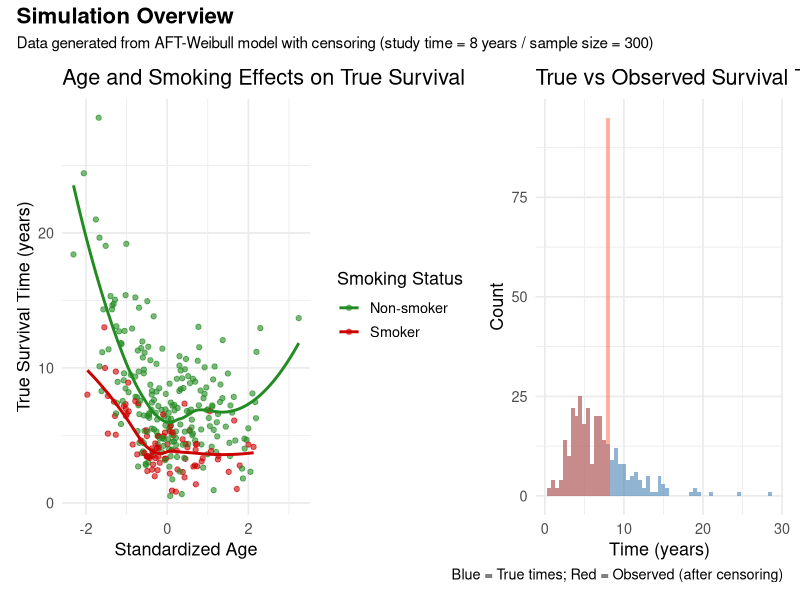
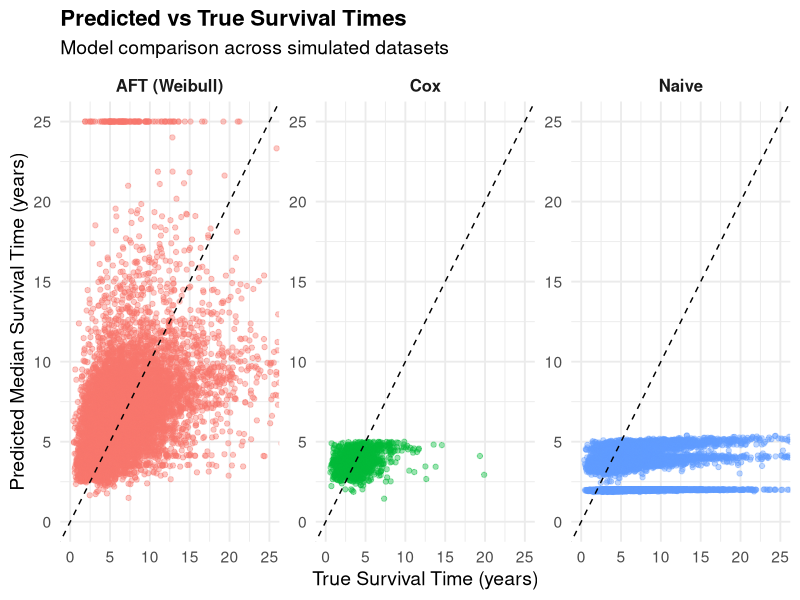
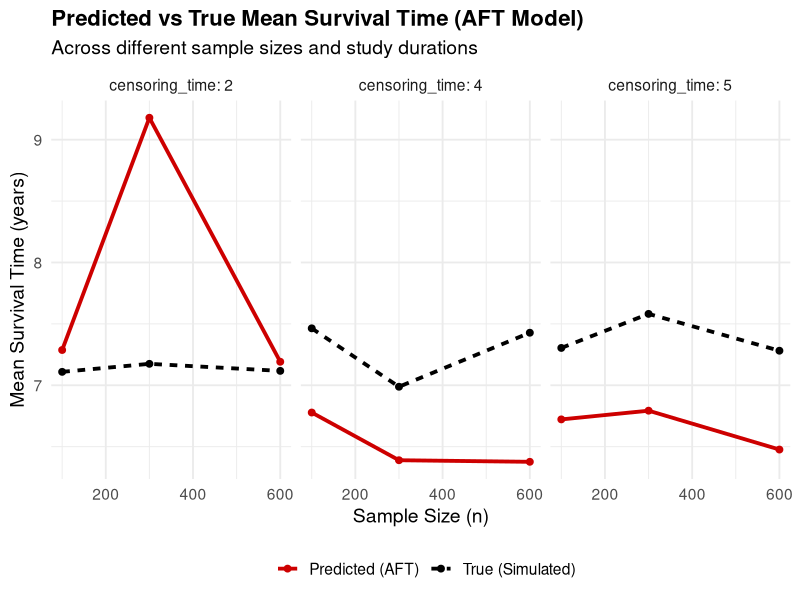
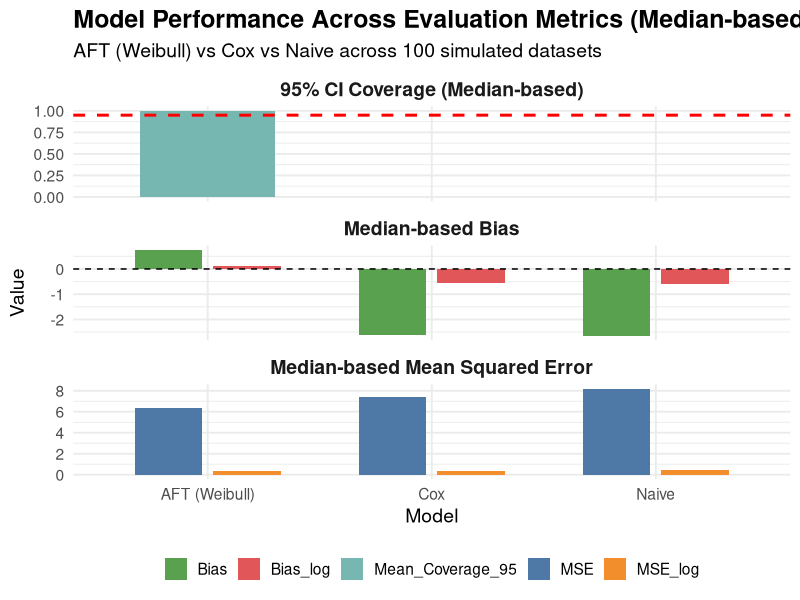
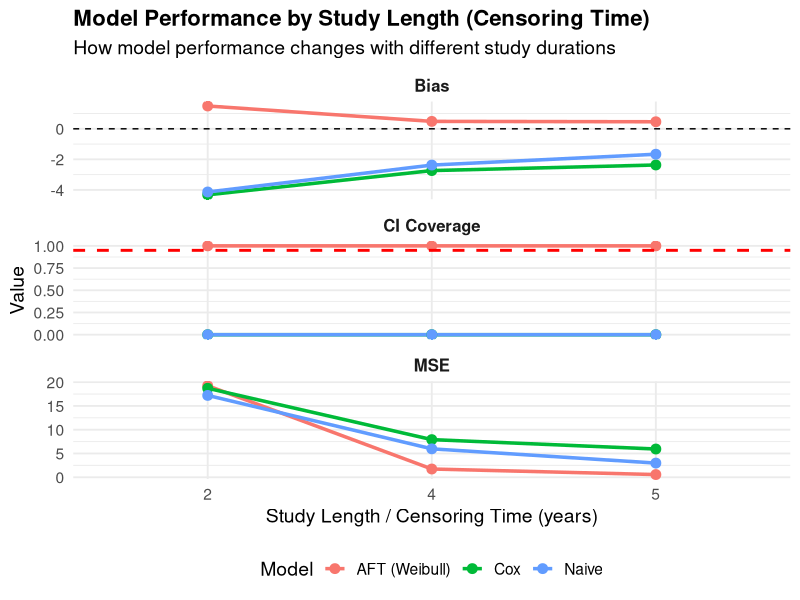

R code for these plots, in order:
# AFT Weibull Simulation with Multiple Sample Sizes and Censoring Schemes
# Model: T = T_0 * exp(η_AFT) where T_0 ~ Weibull(shape=α, scale=β)
# η_AFT = b_age * age_binary + b_smoker * smoker + b_sex * sex

library(dplyr)
library(tidyr)
library(survival)
library(purrr)
library(ggplot2)
library(patchwork)

### 1. Generate the data
set.seed(3456)

# Sample sizes to generate
n_points <- c(100, 300, 600)

# Censoring times (study end dates) #Chronic Non-Communicable Diseases
time1 <- 2 # years
time2 <- 4 # years  
time3 <- 5 # years
censoring_times <- c(time1, time2, time3)

# AFT Weibull parameters
alpha <- 3 # Weibull shape parameter
L_med <- 6  # Desired median lifetime for baseline group (years)
beta <- L_med / (log(2))^(1 / alpha)  # Weibull scale parameter

# AFT coefficients
b_age <- -0.25                 # Age effect
b_age2   <- 0.15 
b_smoker <- -0.6              # Smoking effect
b_sex <- 0.2                 # Sex effect

# Generate the data
gen_data <- function(n) {
  age_raw <- rnorm(n, 70, 10) #mean = 70, sd = 10
  age_std <- (age_raw - 70) / 10
  smoker  <- rbinom(n, 1, 0.3) #binary, with 30% split randomly (30% = 1 = smoker)
  sex     <- rbinom(n, 1, 0.5) #binary, with 50% split randomly
  
  # Model with parameters  
  lp <- b_age * age_std + b_age2 * (age_std^2) + b_smoker * smoker + b_sex * sex
  
  # Baseline Weibull
  T0 <- rweibull(n, shape = alpha, scale = beta)
  
  # Model with weibull baseline
  true_time <- T0 * exp(lp)
  
  # Data frame
  data.frame(
    age_std  = age_std,
    age_std2 = age_std^2,
    smoker   = smoker,
    sex      = sex,
    true_time = true_time
  )
}

# Apply censoring -> ctime = study time
apply_censoring <- function(true_time, ctime) {
  time_obs  <- pmin(true_time, ctime)
  event_obs <- as.numeric(true_time <= ctime)
  data.frame(
    time_obs = time_obs,
    event_obs = event_obs,
    censoring_rate = 1 - mean(event_obs) # mean() -> percent of event happening
  )
}

# Show an example of generated data
set.seed(123)
#example
n <- 300
ctime <- 8
#from generated data
example_df <- gen_data(n)
censored_df <- apply_censoring(example_df$true_time, ctime)
example_data <- cbind(example_df, censored_df)

# Table for example
print(head(example_data, 10))

# p1: Age vs True survival time
p1 <- ggplot(example_data, aes(x = age_std, y = true_time, color = factor(smoker))) +
  geom_point(alpha = 0.6) +
  geom_smooth(method = "loess", se = FALSE) +
  scale_color_manual(values = c("forestgreen", "red3"),
                     labels = c("Non-smoker", "Smoker")) +
  labs(
    title = "Age and Smoking Effects on True Survival",
    x = "Standardized Age", y = "True Survival Time (years)",
    color = "Smoking Status"
  ) +
  theme_minimal(base_size = 13)

# p2: True vs Observed survival times
p2 <- ggplot(example_data, aes(x = true_time)) +
  geom_histogram(binwidth = 0.5, fill = "steelblue", alpha = 0.6) +
  geom_histogram(aes(x = time_obs), binwidth = 0.5, fill = "tomato", alpha = 0.5) +
  labs(
    title = "True vs Observed Survival Times",
    x = "Time (years)", y = "Count",
    caption = "Blue = True times; Red = Observed (after censoring)"
  ) +
  theme_minimal(base_size = 13)

# Simulation Overview
overview_plot <- (p1 | p2) +
  plot_annotation(
    title = "Simulation Overview",
    subtitle = "Data generated from AFT-Weibull model with censoring (study time = 8 years / sample size = 300)",
    theme = theme(plot.title = element_text(size = 16, face = "bold"))
  )

overview_plot



### 2. Run simulation
n_datasets <- 100
datasets <- list()

for (i in 1:n_datasets) {
  n     <- sample(n_points, 1)
  ctime <- sample(censoring_times, 1)
  df  <- gen_data(n)
  cen <- apply_censoring(df$true_time, ctime)
  datasets[[paste0("dataset_", i)]] <- cbind(
    df,
    cen,
    n_points = n,
    censoring_time = ctime
  )
}

cat("datasets:", length(datasets), "\n")



### 3. Model Comparison
all_preds <- list()

for (dname in names(datasets)) {
  dat <- datasets[[dname]]
  if (sum(dat$event_obs) < 5) next
  
  # Split trainning set and test set
  set.seed(123)
  idx   <- sample(1:nrow(dat), floor(0.7 * nrow(dat))) # 0.7/0.3
  train <- dat[idx, ]
  test  <- dat[-idx, ]
  
  ## AFT model (Weibull)
  aft_fit <- tryCatch(
    survreg(
      Surv(time_obs, event_obs) ~ age_std + smoker + sex,
      data = train,
      dist = "weibull"
    ),
    error = function(e) NULL
  )
  
  aft_pred <- if (!is.null(aft_fit)) {
    predict(aft_fit, newdata = test, type = "quantile", p = 0.5)
  } else rep(NA_real_, nrow(test)) # predict the median survival time
  
  aft_pred_cap <- pmin(aft_pred, 25)  # tighter numerical cap
  
  ## Cox model
  cox_fit <- tryCatch(
    coxph(Surv(time_obs, event_obs) ~ age_std + smoker + sex, data = train),
    error = function(e) NULL
  )
  
  get_median_from_cox <- function(model, newrow) {
    bh <- basehaz(model, centered = FALSE)
    lp <- as.numeric(predict(model, newdata = newrow, type = "lp"))
    s  <- exp(-bh$hazard * exp(lp))
    idx <- which(s <= 0.5)[1]
    if (is.na(idx)) return(NA_real_)
    bh$time[idx]
  }
  
  cox_pred <- if (!is.null(cox_fit)) {
    purrr::map_dbl(1:nrow(test), ~ get_median_from_cox(cox_fit, test[.x, , drop = FALSE]))
  } else rep(NA_real_, nrow(test)) # predict the median survival time
  
  cox_pred_cap <- pmin(cox_pred, 25) # tighter numerical cap
  
  ## Naive model
  naive_fit <- lm(time_obs ~ age_std + smoker + sex, data = train)
  naive_pred <- predict(naive_fit, newdata = test)
  naive_pred_cap <- pmin(naive_pred, 25)
  
  ## All predictor
  all_preds[[dname]] <- data.frame(
    dataset_name = dname,
    true_time = test$true_time,
    aft_raw   = aft_pred_cap,
    cox_raw   = cox_pred_cap,
    naive_raw = naive_pred_cap,
    aft_log   = log(pmax(aft_pred, 1e-6)),
    cox_log   = log(pmax(cox_pred, 1e-6)),
    naive_log = log(pmax(naive_pred, 1e-6)),
    true_log  = log(test$true_time)
  )
}

# Show predictors
res_df <- bind_rows(all_preds, .id = "dataset_name")

res_long_raw <- res_df %>%
  select(dataset_name, true_time, aft_raw, cox_raw, naive_raw) %>%
  pivot_longer(cols = starts_with(c("aft", "cox", "naive")),
               names_to = "model", values_to = "pred_time") %>%
  mutate(model = factor(model,
                        levels = c("aft_raw", "cox_raw", "naive_raw"),
                        labels = c("AFT (Weibull)", "Cox", "Naive")))

# Predicted vs True Scatterplot
ggplot(res_long_raw, aes(x = true_time, y = pred_time, color = model)) +
  geom_point(alpha = 0.4, size = 1.5) +
  geom_abline(slope = 1, intercept = 0, linetype = "dashed", color = "black") +
  facet_wrap(~model, scales = "free", nrow = 1) +
  labs(
    title = "Predicted vs True Survival Times",
    subtitle = "Model comparison across simulated datasets",
    x = "True Survival Time (years)",
    y = "Predicted Median Survival Time (years)",
    color = "Model"
  ) +
  theme_minimal(base_size = 14) +
  theme(
    legend.position = "none",
    strip.text = element_text(size = 12, face = "bold"),
    plot.title = element_text(face = "bold", size = 16)
  ) +
  coord_cartesian(xlim = c(0, 25), ylim = c(0, 25))

# Predictor with different parameters
res_aft <- bind_rows(all_preds, .id = "dataset_name") %>%
  select(dataset_name, true_time, aft_pred = aft_raw) %>%
  left_join(
    bind_rows(datasets, .id = "dataset_name") %>%
      select(dataset_name, n_points, censoring_time),
    by = "dataset_name"
  ) %>%
  mutate(
    abs_error = abs(aft_pred - true_time),
    bias = aft_pred - true_time
  )

summary_aft <- res_aft %>%
  group_by(n_points, censoring_time) %>%
  summarise(
    mean_pred = mean(aft_pred, na.rm = TRUE),
    mean_true = mean(true_time, na.rm = TRUE),
    .groups = "drop"
  )

summary_aft_long <- summary_aft %>%
  pivot_longer(cols = c(mean_pred, mean_true),
               names_to = "Type", values_to = "Mean_Survival") %>%
  mutate(
    Type = recode(Type,
                  "mean_pred" = "Predicted (AFT)",
                  "mean_true" = "True (Simulated)")
  )

ggplot(summary_aft_long,
       aes(x = n_points, y = Mean_Survival,
           color = Type, linetype = Type)) +
  geom_line(linewidth = 1.3) +
  geom_point(size = 2) +
  facet_wrap(~censoring_time, labeller = label_both) +
  scale_color_manual(values = c("Predicted (AFT)" = "red3",
                                "True (Simulated)" = "black")) +
  labs(
    title = "Predicted vs True Mean Survival Time (AFT Model)",
    subtitle = "Across different sample sizes and study durations",
    x = "Sample Size (n)",
    y = "Mean Survival Time (years)",
    color = "",
    linetype = ""
  ) +
  theme_minimal(base_size = 14) +
  theme(
    plot.title = element_text(size = 16, face = "bold"),
    legend.position = "bottom"
  )



### 4. Evaluation (Median-based approach)
res <- bind_rows(all_preds)

##Winsorize helper: trim 1% extremes to avoid outliers
winsorize_vec <- function(x, lower_p = 0.01, upper_p = 0.99) {
  q <- quantile(x, probs = c(lower_p, upper_p), na.rm = TRUE)
  x[x < q[1]] <- q[1]
  x[x > q[2]] <- q[2]
  x
}

##Prepare long format for median-based computation
res_long_raw <- res %>%
  pivot_longer(cols = c(aft_raw, cox_raw, naive_raw),
               names_to = "model", values_to = "pred")

##For each dataset & model: compute median(pred) & median(true_time)
median_summary <- res_long_raw %>%
  group_by(dataset_name, model) %>%
  summarise(
    median_pred = median(winsorize_vec(pred), na.rm = TRUE),
    median_true = median(winsorize_vec(true_time), na.rm = TRUE),
    .groups = "drop"
  )

##Add censoring_time information
median_summary <- median_summary %>%
  left_join(
    bind_rows(datasets, .id = "dataset_name") %>%
      select(dataset_name, censoring_time) %>%
      distinct(),
    by = "dataset_name"
  )

##Compute squared error and bias between medians
median_summary <- median_summary %>%
  mutate(
    mse_median = (median_pred - median_true)^2,
    bias_median = median_pred - median_true
  )

##Aggregate across datasets (main metrics) - overall and by study length
overall_median <- median_summary %>%
  group_by(model) %>%
  summarise(
    Median_MSE = mean(mse_median, na.rm = TRUE),
    Median_Bias = mean(bias_median, na.rm = TRUE),
    .groups = "drop"
  )

##Metrics stratified by study length
median_by_study <- median_summary %>%
  group_by(model, censoring_time) %>%
  summarise(
    Median_MSE = mean(mse_median, na.rm = TRUE),
    Median_Bias = mean(bias_median, na.rm = TRUE),
    .groups = "drop"
  )

cat("MEDIAN-BASED METRICS\n")
print(overall_median)
cat("\nMEDIAN-BASED METRICS BY STUDY LENGTH\n")
print(median_by_study)


##Log-scale version (optional, for robustness check)
res_long_log <- res %>%
  pivot_longer(cols = c(aft_log, cox_log, naive_log),
               names_to = "model", values_to = "pred_log")

log_summary <- res_long_log %>%
  group_by(dataset_name, model) %>%
  summarise(
    median_pred_log = median(winsorize_vec(pred_log), na.rm = TRUE),
    median_true_log = median(winsorize_vec(true_log), na.rm = TRUE),
    mse_log = (median_pred_log - median_true_log)^2,
    bias_log = median_pred_log - median_true_log,
    .groups = "drop"
  ) %>%
  left_join(
    bind_rows(datasets, .id = "dataset_name") %>%
      select(dataset_name, censoring_time) %>%
      distinct(),
    by = "dataset_name"
  )

overall_log <- log_summary %>%
  group_by(model) %>%
  summarise(
    Mean_MSE_log = mean(mse_log, na.rm = TRUE),
    Mean_Bias_log = mean(bias_log, na.rm = TRUE),
    .groups = "drop"
  )

##Log metrics stratified by study length
log_by_study <- log_summary %>%
  group_by(model, censoring_time) %>%
  summarise(
    Mean_MSE_log = mean(mse_log, na.rm = TRUE),
    Mean_Bias_log = mean(bias_log, na.rm = TRUE),
    .groups = "drop"
  )

cat("LOG-SCALE MEDIAN METRICS\n")
print(overall_log)
cat("\nLOG-SCALE MEDIAN METRICS BY STUDY LENGTH\n")
print(log_by_study)


##CI Coverage (Median-based)
# For each model, compute CI range based on median_pred across datasets
ci_ranges <- median_summary %>%
  group_by(model) %>%
  summarise(
    ci_low = quantile(median_pred, 0.025, na.rm = TRUE),
    ci_high = quantile(median_pred, 0.975, na.rm = TRUE),
    .groups = "drop"
  )

# Check if median_true falls within CI for each dataset
coverage_summary <- median_summary %>%
  left_join(ci_ranges, by = "model") %>%
  mutate(
    covered = as.numeric(median_true >= ci_low & median_true <= ci_high)
  )

# Calculate mean coverage across datasets for each model (overall and by study length)
overall_coverage <- coverage_summary %>%
  group_by(model) %>%
  summarise(
    Mean_Coverage_95 = mean(covered, na.rm = TRUE),
    .groups = "drop"
  )

##Coverage stratified by study length
coverage_by_study <- coverage_summary %>%
  group_by(model, censoring_time) %>%
  summarise(
    Mean_Coverage_95 = mean(covered, na.rm = TRUE),
    .groups = "drop"
  )

cat("95% CI COVERAGE (Median-based)\n")
print(overall_coverage)
cat("\n95% CI COVERAGE BY STUDY LENGTH\n")
print(coverage_by_study)


### 5. Visualization of Model Performance (Updated for Median-based Evaluation)
## Rename models for clarity
overall_median$model <- recode(overall_median$model,
                               "aft_raw" = "AFT (Weibull)",
                               "cox_raw" = "Cox",
                               "naive_raw" = "Naive")

overall_log$model <- recode(overall_log$model,
                            "aft_log" = "AFT (Weibull)",
                            "cox_log" = "Cox",
                            "naive_log" = "Naive")

overall_coverage$model <- recode(overall_coverage$model,
                                 "aft_raw" = "AFT (Weibull)",
                                 "cox_raw" = "Cox",
                                 "naive_raw" = "Naive")

## Combine all metrics into one unified table
measure_summary <- overall_median %>%
  rename(MSE = Median_MSE, Bias = Median_Bias) %>%
  left_join(overall_log %>%
              rename(MSE_log = Mean_MSE_log, Bias_log = Mean_Bias_log),
            by = "model") %>%
  left_join(overall_coverage, by = "model")

cat("\n==== Combined Model Performance Table (Median-based Evaluation) ====\n")
print(measure_summary)

## Reshape for plotting
measure_long <- measure_summary %>%
  pivot_longer(cols = -model, names_to = "Metric", values_to = "Value") %>%
  mutate(
    Metric_Group = case_when(
      grepl("MSE", Metric) ~ "Median-based Mean Squared Error",
      grepl("Bias", Metric) ~ "Median-based Bias",
      grepl("Coverage", Metric) ~ "95% CI Coverage (Median-based)"
    )
  )

## Colors and plot
metric_colors <- c(
  "MSE" = "#4E79A7", "MSE_log" = "#F28E2B",
  "Bias" = "#59A14F", "Bias_log" = "#E15759",
  "Mean_Coverage_95" = "#76B7B2"
)

final_plot <- ggplot(measure_long, aes(x = model, y = Value, fill = Metric)) +
  geom_bar(stat = "identity", position = position_dodge(width = 0.7), width = 0.6) +
  facet_wrap(~Metric_Group, scales = "free_y", ncol = 1, strip.position = "top") +
  geom_hline(
    data = subset(measure_long, Metric_Group == "95% CI Coverage (Median-based)"),
    aes(yintercept = 0.95),
    color = "red", linetype = "dashed", linewidth = 1
  ) +
  geom_hline(
    data = subset(measure_long, Metric_Group == "Median-based Bias"),
    aes(yintercept = 0),
    color = "black", linetype = "dashed"
  ) +
  scale_fill_manual(values = metric_colors) +
  labs(
    title = "Model Performance Across Evaluation Metrics (Median-based)",
    subtitle = "AFT (Weibull) vs Cox vs Naive across 100 simulated datasets",
    x = "Model", y = "Value", fill = "Metric"
  ) +
  theme_minimal(base_size = 14) +
  theme(
    plot.title = element_text(size = 18, face = "bold"),
    strip.text = element_text(size = 14, face = "bold"),
    legend.position = "bottom",
    legend.title = element_blank()
  )

## Show combined visualization
final_plot

## Stratified visualization by study length
# Rename models for stratified plot
median_by_study$model <- recode(median_by_study$model,
                               "aft_raw" = "AFT (Weibull)",
                               "cox_raw" = "Cox",
                               "naive_raw" = "Naive")

coverage_by_study$model <- recode(coverage_by_study$model,
                                 "aft_raw" = "AFT (Weibull)",
                                 "cox_raw" = "Cox",
                                 "naive_raw" = "Naive")

# Combine MSE, Bias, and Coverage for stratified plot
stratified_data <- median_by_study %>%
  pivot_longer(cols = c(Median_MSE, Median_Bias),
               names_to = "Metric", values_to = "Value") %>%
  mutate(
    Metric = recode(Metric,
                   "Median_MSE" = "MSE",
                   "Median_Bias" = "Bias"),
    censoring_time = factor(censoring_time)
  ) %>%
  bind_rows(
    coverage_by_study %>%
      rename(Value = Mean_Coverage_95) %>%
      mutate(Metric = "CI Coverage",
             censoring_time = factor(censoring_time))
  )

stratified_plot <- ggplot(stratified_data, 
                          aes(x = censoring_time, y = Value, 
                              color = model, group = model)) +
  geom_line(linewidth = 1.2) +
  geom_point(size = 3) +
  facet_wrap(~Metric, scales = "free_y", ncol = 1) +
  geom_hline(
    data = subset(stratified_data, Metric == "Bias"),
    aes(yintercept = 0),
    color = "black", linetype = "dashed"
  ) +
  geom_hline(
    data = subset(stratified_data, Metric == "CI Coverage"),
    aes(yintercept = 0.95),
    color = "red", linetype = "dashed", linewidth = 1
  ) +
  labs(
    title = "Model Performance by Study Length (Censoring Time)",
    subtitle = "How model performance changes with different study durations",
    x = "Study Length / Censoring Time (years)",
    y = "Value",
    color = "Model"
  ) +
  theme_minimal(base_size = 14) +
  theme(
    plot.title = element_text(size = 16, face = "bold"),
    strip.text = element_text(size = 12, face = "bold"),
    legend.position = "bottom"
  )

stratified_plot
